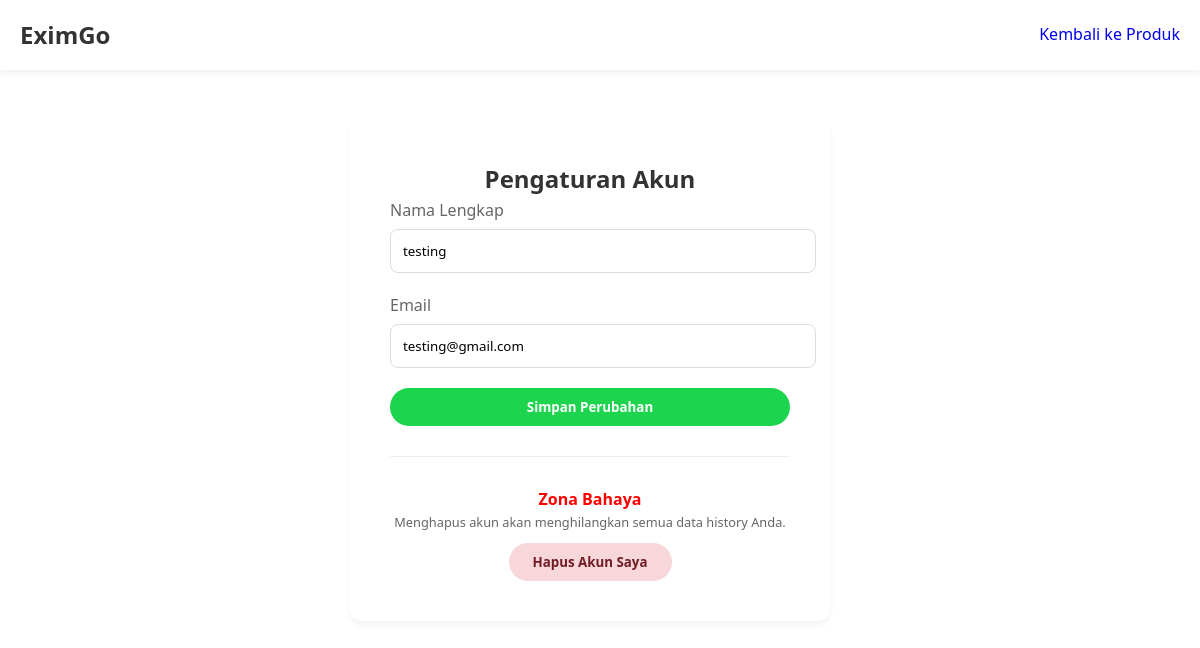
The page /users/profile.php (signed in) on the database as committed earlier.
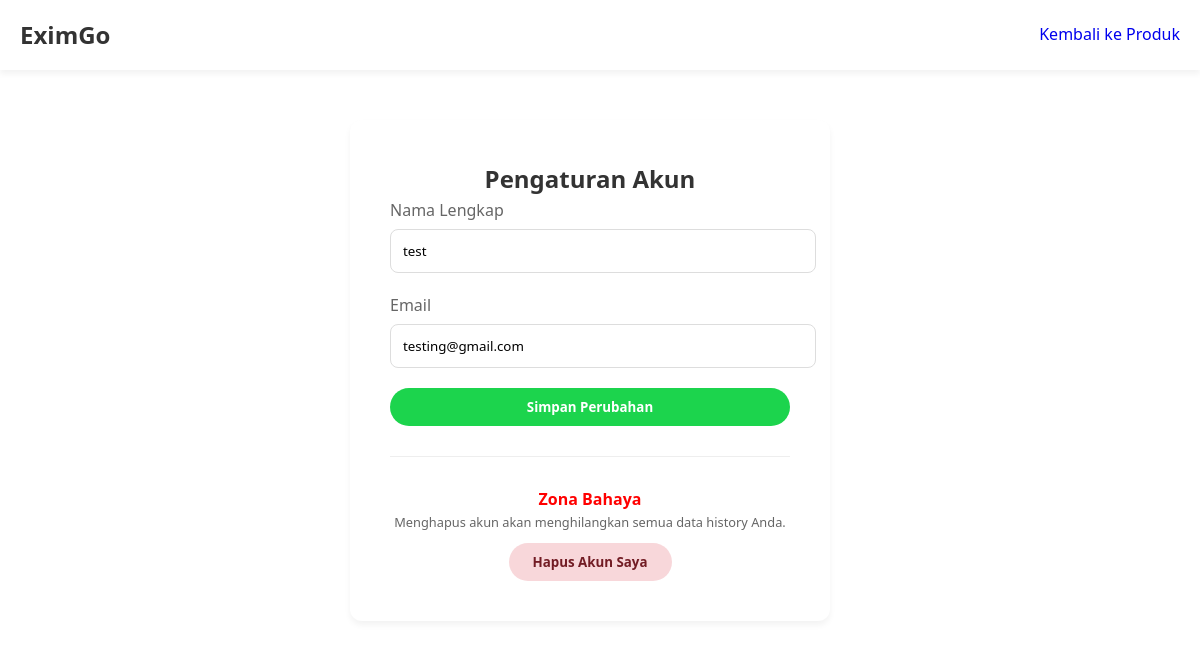
The same page on the database as committed later.
### tables this page shows
CREATE TABLE `users` (
  `id` int(11) NOT NULL,
  `full_name` varchar(100) NOT NULL,
  `email` varchar(100) NOT NULL,
  `password` varchar(255) NOT NULL,
  `role` enum('admin','user') DEFAULT 'user',
  `created_at` timestamp NOT NULL DEFAULT current_timestamp()
);

### src/users/profile.php (the view, shortened to what this page needs)
<?php
require_once '../config/database.php';
$uid = $_SESSION['user_id'];
$stmt = $pdo->prepare("SELECT * FROM users WHERE id = ?");
$stmt->execute([$uid]);
$user = $stmt->fetch();
?>
<!DOCTYPE html>
<html>
<head>
    <link rel="stylesheet" href="../assets/css/style.css">
</head>
<body>
    <header>
        <div class="container">
            <nav>
                <div class="logo">EximGo</div>
                <ul class="nav-links">
                    <li><a href="catalog.php">Kembali ke Produk</a></li>
                </ul>
            </nav>
        </div>
    </header>
    <div class="container" style="margin-top: 50px; max-width: 500px;">
        <div class="auth-card">
            <h2>Pengaturan Akun</h2>
            <form method="POST">
                <div class="form-group">
                    <label>Nama Lengkap</label>
                    <input type="text" name="full_name" value="<?= htmlspecialchars($user['full_name']) ?>" required>
                </div>
                <div class="form-group">
                    <label>Email</label>
                    <input type="email" name="email" value="<?= htmlspecialchars($user['email']) ?>" required>
                </div>
                <button type="submit" name="update_profile" class="btn" style="width:100%">Simpan Perubahan</button>
            </form>
            <hr style="margin: 30px 0; border: 0; border-top: 1px solid #eee;">
            <div style="text-align: center;">
                <h4 style="color: red;">Zona Bahaya</h4>
                <p style="font-size: 0.8rem; color: #666; margin-bottom: 10px;">Menghapus akun akan menghilangkan semua
                    data history Anda.</p>
                <form method="POST">
                    <button type="submit" name="delete_account" class="btn delete-btn"
                        onclick="return confirm('Yakin ingin menghapus akun permanen?')">Hapus Akun Saya</button>
                </form>
            </div>
        </div>
    </div>
</body>
</html>

Rows that differ between the two databases and show on the page:
changed users "testing@gmail.com": full_name "testing" → "test"
